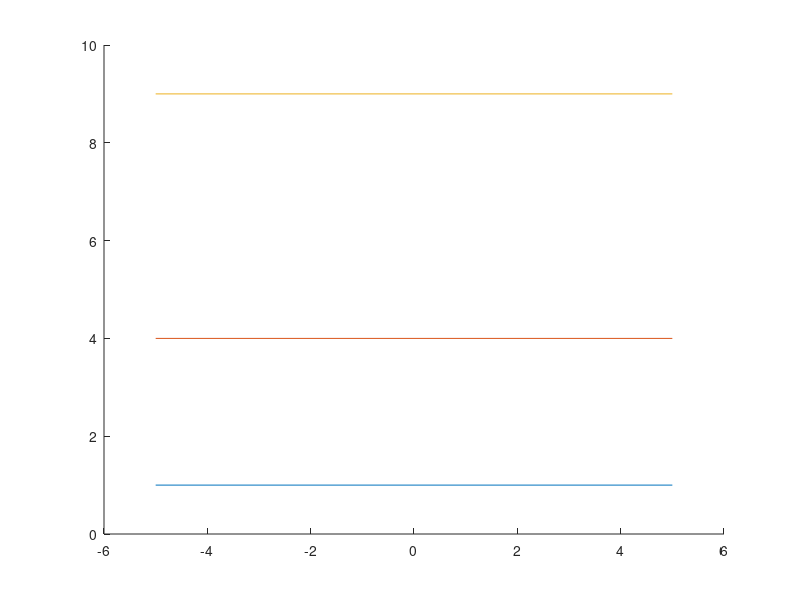

This figure's MATLAB source: (Note: this script raises an error after producing the figure.)
clc, clear, close all
load constants.mat 

% Handle-functions

Energy = @ (n, L, meff) (hbar * pi * n / (L * 1e-9))^2 / (2 * meff * m0) * J2eV * 1e3;

% Energy levels

figure
hold on
meff = 0.07;
L = 10;
E1 = Energy(1, L, meff);
for n = 1:3
    E = Energy(n, L, meff);
    x = [-L / 2; L / 2];
    y = [E / E1; E / E1];
plot(x, y)
end
Plot(gca, L, 1);
hold off

% Solve

figure
hold on
L = 10;
x = -L/2:0.1:L/2;
for n = 1:3
    Psin = sqrt(2 / L) * (sin(pi * n * x / L + pi * n / 2));
    plot(x, Psin)
end
Plot(gca, L, 0);
hold off

datetime(clock)